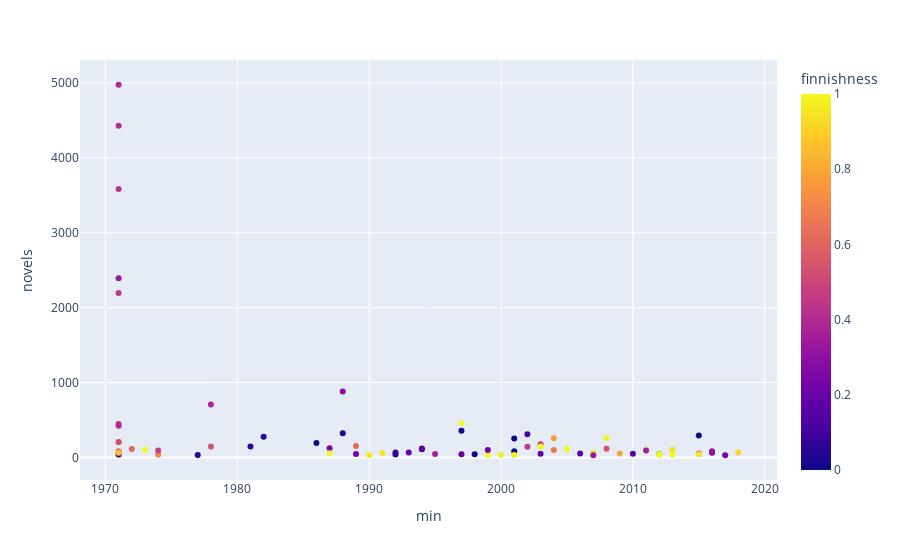

Notebook cell for this chart:
### Code cell
import plotly.express as px

fig = px.scatter(pub_profiles, "min", "novels", color="finnishness", 
                 #palette=sns.color_palette("coolwarm_r", as_cmap=True),
                 hover_data=['pubName', "novel_year"])
fig.show()

### Figure 1 — Plotly figure (JSON) as saved in the notebook; plotly's stock layout.template omitted (floating-point values rounded to 4 significant figures)
{"data": [{"customdata": [[["Atrain & Nord", "Atrain&Nord"], 22], [["Aula & Co", "Kustannusosakeyhtiö Aula & Co"], 12.6], [["Aviador", "Aviador Kustannus"], 9], [["HarperCollins Nordic AB"], 48.83], [["S&S", "Kustantamo S&S"], 16.4], [["Tiberius kirjat"], 7.75], [["Väyläkirjat"], 5.143], [["Minerva Kustannus"], 9.833], [["Stabenfeldt", "Stabenfeldt AB"], 16.32], [["Schildts & Söderströms"], 11], [["Aurinko Kustannus"], 5.1], [["Crime Time"], 10], [["Into Kustannus", "Into Kustannus Oy"], 9.6], [["Kustannusosakeyhtiö Hai"], 3.556], [["Kvaliti"], 4.667], [["Reuna", "Reuna Oy"], 13.12], [["Sanoma Magazines Finland"], 19.54], [["Nordbooks"], 23.82], [["Siltala"], 9], [["Gummerus", "Gummerus Kustannus Oy"], 48.18], [["Tammi", "Kustannusosakeyhtiö Tammi"], 72.22], [["Book Studio"], 20.25], [["Myllylahti", "Myllylahti Oy"], 19.25], [["Kirjapaja"], 4.682], [["Päivä Osakeyhtiö"], 2.556], [["Readme.fi"], 3.467], [["Kirjayhtymä"], 16.32], [["Seaflower"], 5.545], [["Viihdeviikarit"], 12.58], [["Avain"], 5.824], [["Perussanoma"], 1.92], [["Kirjaneliö"], 2.059], [["Blue Moon"], 4.2], [["Kustannus-Mäkelä"], 16.86], [["Kirjaviihde"], 8.462], [["Love kirjat"], 2.833], [["Kirjokansi"], 7.5], [["MC-Pilot"], 12.67], [["Kesuura Oy"], 2.12], [["Kauppiaitten kustannus"], 6.667], [["Ilias"], 2], [["Loki-Kirjat"], 4.4], [["Enostone", "Enostone Kustannus"], 1.778], [["Atena Kustannus Oy"], 5.429], [["Robustos"], 2.923], [["Karas-Sana Oy"], 1.727], [["Bazar"], 16.58], [["Lasten Keskus"], 3.442], [["Kirjalito"], 3.25], [["Johnny Kniga"], 7.632], [["Herättäjä-yhdistys"], 1.6], [["ntamo"], 4.917], [["Taikajousi"], 3], [["Basam Books", "Basam Books Oy"], 5.083], [["Lurra Editions"], 3.125], [["Aika"], 4.364], [["SLEY"], 2.545], [["Vaskikirjat"], 2.308], [["Jalava", "Kustannus Jalava"], 7.694], [["Pilot-kustannus"], 21], [["WSOY"], 100.3], [["Otava", "Kustannusosakeyhtiö Otava"], 89], [["Art House"], 4.097], [["Like"], 26.79], [["Arktinen Banaani"], 4.727], [["Weilin + Göös"], 21.3], [["SanaSato", "Sanasato"], 2.438], [["Kustannus HD"], 7.188], [["Helsinki Media"], 8.4], [["Kustannusosakeyhtiö Teos"], 15.12], [["RV-kirjat"], 8.625], [["Karisto Oy"], 44.12], [["Pohjoinen"], 2.625], [["FinnEpos"], 2.067], [["Schildts", "Schildt"], 4.533], [["Sammakko", "Kustannusosakeyhtiö Sammakko"], 4.545], [["Nemo"], 2.2], [["Aikamedia"], 4.6], [["Harlequin"], 11.29], [["Suomen Rauhanyhdistysten Keskusyhdistys ry"], 1.931], [["Kolmiokirja"], 6.8]], "hovertemplate": "min=%{x}<br>novels=%{y}<br>pubName=%{customdata[0]}<br>novel_year=%{customdata[1]}<br>finnishness=%{marker.color}<extra></extra>", "legendgroup": "", "marker": {"color": [0.9242, 0.254, 0.5, 0, 0.3171, 0.2258, 1, 0.4407, 0.002809, 0.1364, 0.1569, 0.9596, 0.3579, 1, 1, 0.9423, 0, 0.9924, 0.5385, 0.3221, 0.4321, 0.03096, 0.9978, 0.7718, 0.6087, 0.1538, 0.4375, 0.9508, 0.06081, 0.6566, 0.2292, 0.6571, 0, 0.3861, 0.06364, 0.02941, 0.9556, 0.9737, 1, 0.9167, 1, 0.1818, 0.9688, 0.6184, 1, 0.7105, 0.1218, 0.5405, 0.05128, 0.4514, 1, 0.9492, 0.07692, 0.1513, 0.18, 0.375, 0.5952, 0.3333, 0.04348, 0.9932, 0.3909, 0.4087, 0.248, 0.2872, 0.7885, 0.3953, 0.9744, 1, 0, 0.7665, 0.5266, 0.4481, 0.873, 0.9677, 0.07353, 0.22, 0.1818, 0.4783, 0, 1, 1], "coloraxis": "coloraxis", "symbol": "circle"}, "mode": "markers", "name": "", "orientation": "v", "showlegend": false, "type": "scatter", "x": [2018, 2016, 2015, 2015, 2016, 2017, 2013, 2003, 1997, 2012, 2010, 2011, 2011, 2012, 2012, 2013, 2001, 2008, 2008, 1971, 1971, 1988, 1997, 1971, 1972, 2006, 1971, 1991, 1981, 2004, 1989, 1971, 2001, 1978, 1994, 1977, 2015, 2000, 1992, 1971, 1999, 1993, 2001, 1989, 2007, 1974, 2002, 1978, 1992, 2002, 1971, 2007, 1971, 1994, 2003, 1995, 1971, 2007, 1982, 2003, 1971, 1971, 1987, 1988, 2009, 1971, 1997, 2005, 1998, 2004, 1971, 1971, 1971, 1990, 1992, 1999, 1997, 1974, 1986, 1987, 1973], "xaxis": "x", "y": [66, 63, 54, 293, 82, 31, 36, 177, 356, 44, 51, 99, 95, 32, 42, 104, 254, 262, 117, 2394, 3587, 323, 462, 206, 115, 52, 448, 61, 148, 99, 48, 35, 84, 707, 110, 34, 45, 38, 52, 60, 30, 66, 32, 152, 38, 38, 312, 148, 39, 144, 32, 59, 39, 119, 50, 48, 84, 30, 276, 147, 4978, 4429, 125, 881, 52, 425, 39, 115, 42, 257, 207, 2196, 63, 31, 68, 100, 44, 92, 192, 56, 102], "yaxis": "y"}], "layout": {"coloraxis": {"colorbar": {"title": {"text": "finnishness"}}, "colorscale": [[0, "#0d0887"], [0.1111, "#46039f"], [0.2222, "#7201a8"], [0.3333, "#9c179e"], [0.4444, "#bd3786"], [0.5556, "#d8576b"], [0.6667, "#ed7953"], [0.7778, "#fb9f3a"], [0.8889, "#fdca26"], [1, "#f0f921"]]}, "legend": {"tracegroupgap": 0}, "margin": {"t": 60}, "xaxis": {"anchor": "y", "domain": [0, 1], "title": {"text": "min"}}, "yaxis": {"anchor": "x", "domain": [0, 1], "title": {"text": "novels"}}}}
